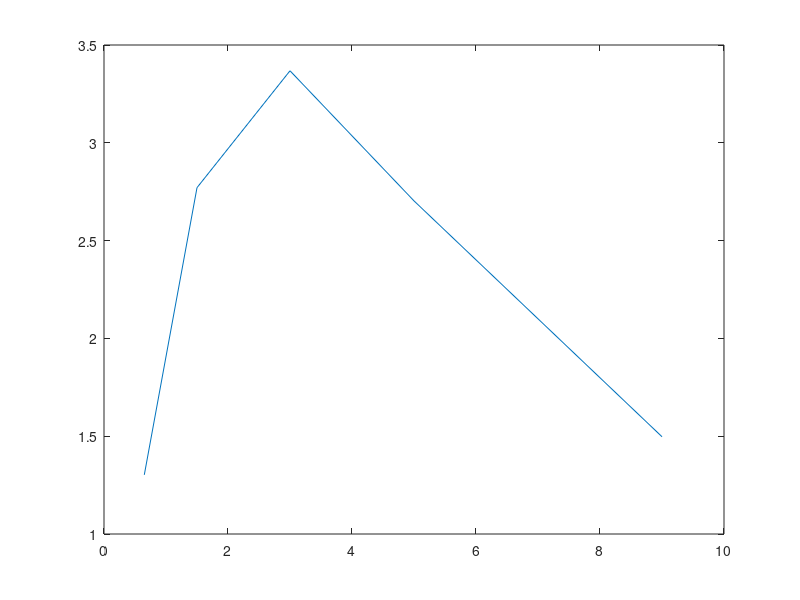

Reproduce this figure in MATLAB.

fx = [0.65, 1.5, 3, 5, 9];
fyr = [1.302504306, 2.770637339, 3.368225785, 2.703060819, 1.497283689]; % Ridge fitting
fyj = [0.581560284, 1.008575198, 1.090134529, 1.477272727, 2.11387632]; % Jet fitting
%-----------------------------------------------------------------------   
plot(fx,fyr)
%plot(fx,fyj)



